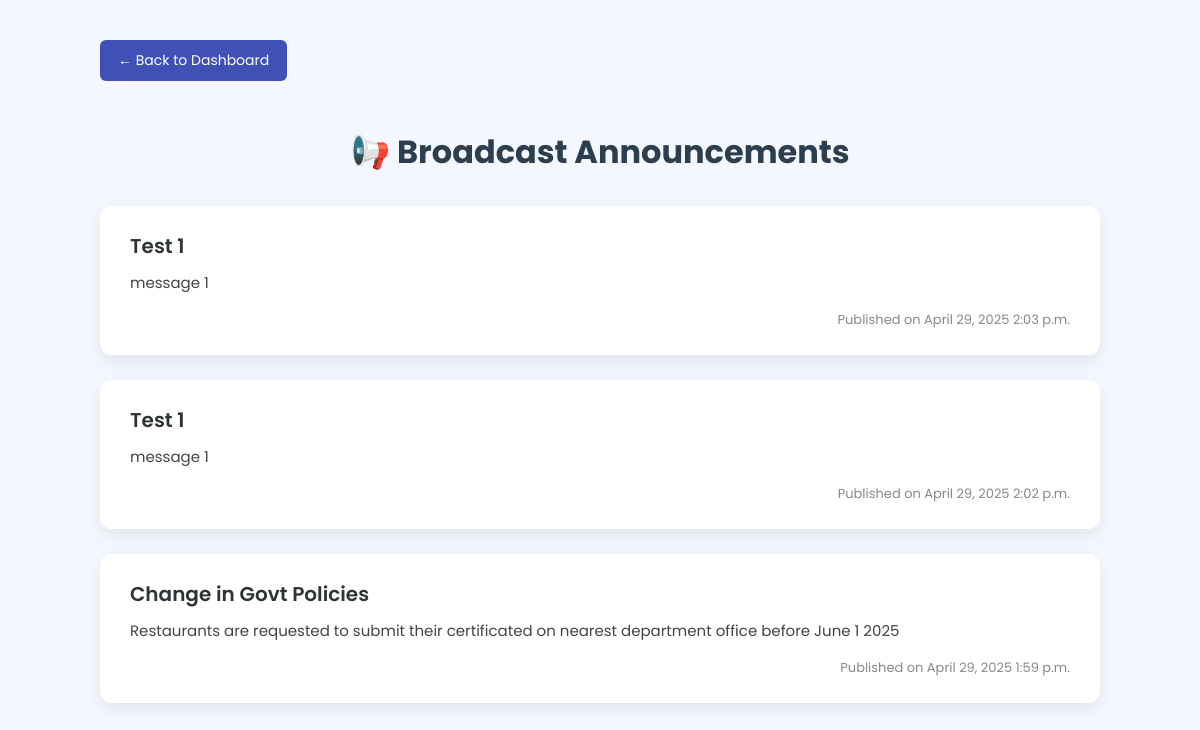
/view_announcements, run on the app's committed database.
### RestaurantApp/models.py (models this page shows)
class Announcements(models.Model):
     subject=models.CharField(max_length=200)
     message=models.TextField()
     current_date=models.DateField(auto_now_add=True)
     current_time=models.TimeField(auto_now_add=True)

### RestaurantApp/views.py (the view)
# urls.py: path('view_announcements',views.view_announcements,name='view_announcements'),
def view_announcements(request):
    announcements=Announcements.objects.all().order_by('-current_date', '-current_time')
    return render(request,'view_announcements.html',{'announcements':announcements})

### RestaurantApp/templates/view_announcements.html (shortened to what this page needs)
<!DOCTYPE html>
<html lang="en">
<head>
</head>
<body>
<div class="page-wrapper">
    <a href="{% url 'department_home' %}" class="nav-btn">← Back to Dashboard</a>
    <h2>📢 Broadcast Announcements</h2>
    {% for a in announcements %}
        <div class="card">
            <div class="card-title">{{ a.subject }}</div>
            <div class="card-content">{{ a.message }}</div>
            <div class="timestamp">Published on {{ a.current_date }} {{a.current_time }}</div>
        </div>
    {% empty %}
        <p style="text-align: center; color: #888;">No announcements published yet.</p>
    {% endfor %}
</div>
</body>
</html>

### RestaurantApp/templates/view_announcements.html (style rules this page uses)
body { font-family: 'Poppins', sans-serif; background: #f4f7fe; margin: 0; padding: 0; }
.page-wrapper { padding: 40px; max-width: 1000px; margin: 0 auto; }
h2 { text-align: center; font-size: 32px; color: #2c3e50; margin-bottom: 30px; }
.card { background: #ffffff; border-radius: 12px; padding: 25px 30px; box-shadow: 0 6px 18px rgba(0, 0, 0, 0.08); margin-bottom: 25px; transition: transform 0.2s ease-in-out; }
.card-title { font-size: 20px; font-weight: 600; color: #2d3436; margin-bottom: 10px; }
.card-content { font-size: 15px; color: #444; line-height: 1.6; }
.timestamp { text-align: right; font-size: 13px; color: #888; margin-top: 15px; }
.nav-btn { display: inline-block; background: #3f51b5; color: white; padding: 10px 18px; border-radius: 6px; text-decoration: none; font-size: 14px; margin-bottom: 20px; }

### data on the page
Announcements: subject "Test 1", message "message 1", current_date "April 29, 2025", current_time "2:03 p.m."
Announcements: subject "Test 1", message "message 1", current_date "April 29, 2025", current_time "2:02 p.m."
Announcements: subject "Change in Govt Policies", message "Restaurants are requested to submit their certificated on nearest department office before June 1 2025", current_date "April 29, 2025", current_time "1:59 p.m."
